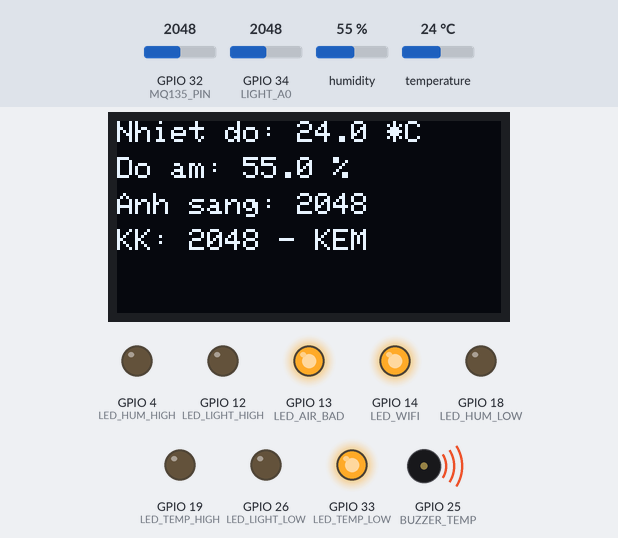
Bench run of a sketch on a simulated ESP32. Shown: 128×64 one-colour display, output pins drawn as LEDs (lit = HIGH), buzzer (waves = sounding, pin HIGH). The test bench sets the inputs (shaded band); at power-on: GPIO 32 (MQ135_PIN) = 2048, humidity 55 %, GPIO 34 (LIGHT_A0) = 2048, temperature 24 °C. WiFi joins after 1.5 s; servers stay silent unless stated; what the sketch prints to the serial monitor is not drawn.

Above: at 4.2 s.
4.3 s: GPIO 32 (MQ135_PIN) set to 868
At 6.4 s:
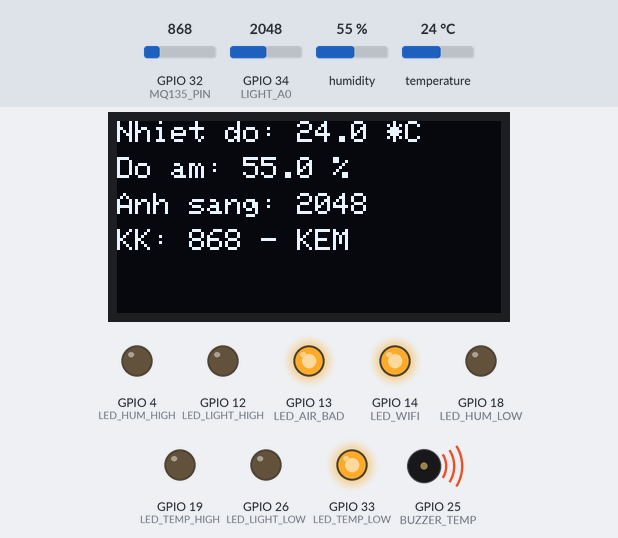
7.0 s: GPIO 32 (MQ135_PIN) set to 754
At 8.8 s:
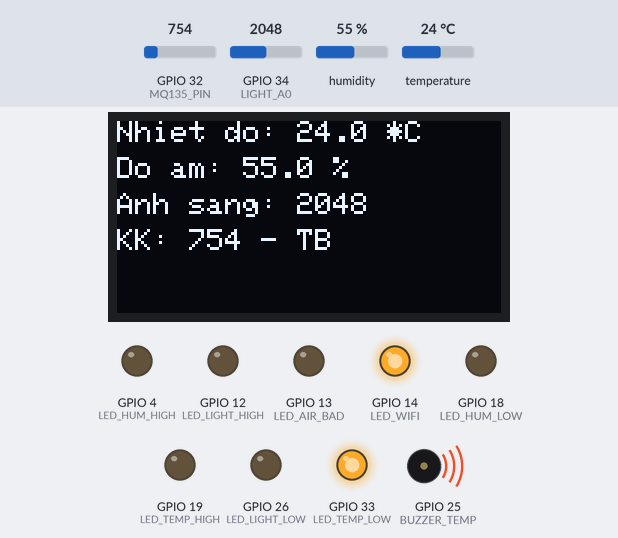
9.1 s: GPIO 32 (MQ135_PIN) set to 325
At 10.7 s:
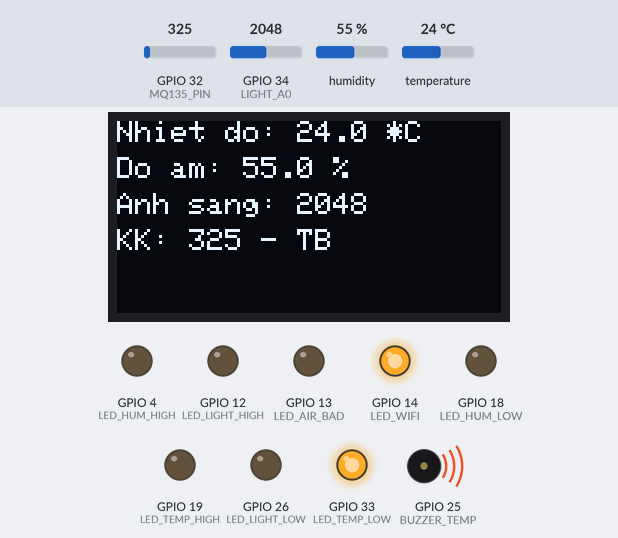
11.0 s: GPIO 32 (MQ135_PIN) set to 282
At 11.9 s:
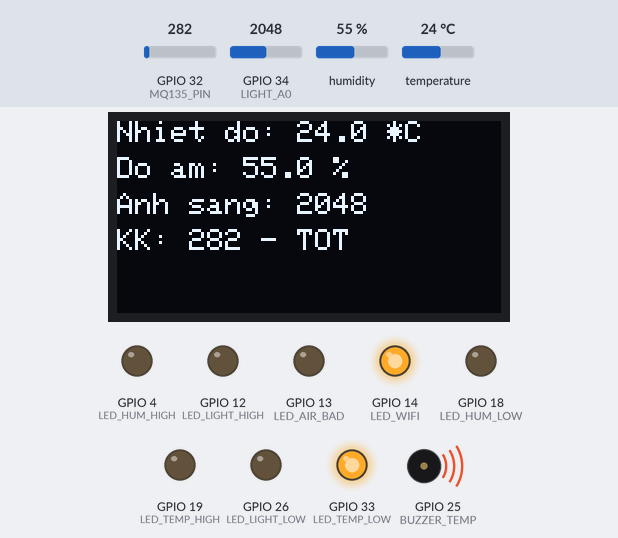
13.1 s: humidity set to 47 %
At 16.1 s:
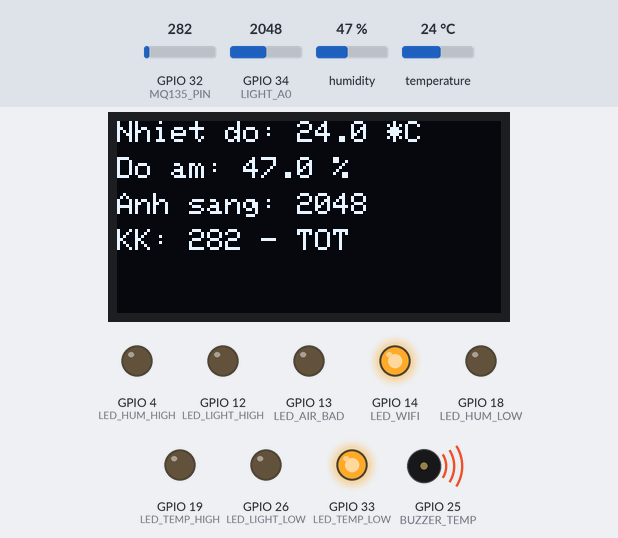
17.1 s: humidity set to 43 %
At 20.3 s:
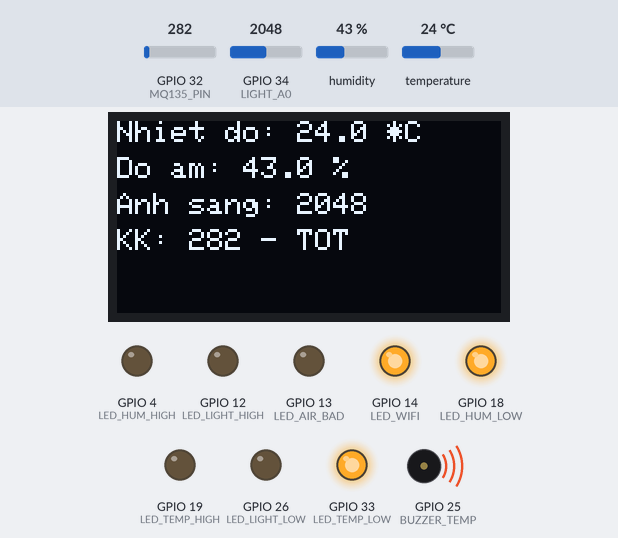
Timing chart, 0 to 21.8 s (numbered marks = the images above; inputs shaded):
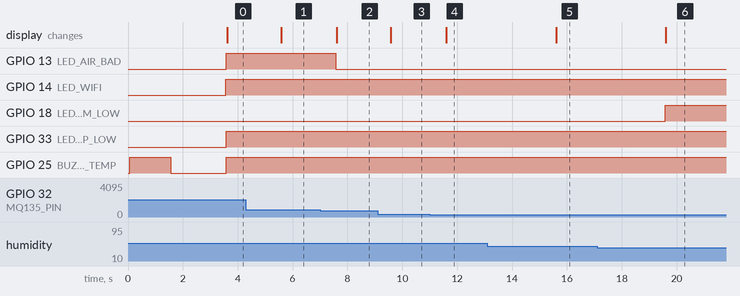

Measured:
- the behaviour switches between 800 and 799 on GPIO 32 (MQ135_PIN) (found by bisection; images 1 and 2)
- the behaviour switches between 300 and 299 on GPIO 32 (MQ135_PIN) (found by bisection; images 3 and 4)
- the behaviour switches between 45 and 44 % on humidity (found by bisection; images 5 and 6)
- after the input at 4.3 s, the display: changes after 1.3 s (image 1)
- after the input at 7.0 s, GPIO 13 (LED_AIR_BAD): HIGH → LOW after 0.58 s; the display: changes after 0.61 s (image 2)
- after the input at 9.1 s, the display: changes after 0.49 s (image 3)
- after the input at 11.0 s, the display: changes after 0.61 s (image 4)
- after the input at 13.1 s, the display: changes after 2.5 s (image 5)
- after the input at 17.1 s, GPIO 18 (LED_HUM_LOW): LOW → HIGH after 2.5 s; the display: changes after 2.5 s (image 6)

The sketch:

sketch_jan3a.ino
```cpp
#define BLYNK_TEMPLATE_ID "TMPL6u8aoJ_YR"
#define BLYNK_TEMPLATE_NAME "ESP32 DHT11 Monitor"
#define BLYNK_AUTH_TOKEN "v4drlqDzd83izaa8XLmpQXhEzEhTo8E5"

#include <WiFi.h>
#include <WiFiClient.h>
#include <BlynkSimpleEsp32.h>
#include <Wire.h>
#include <Adafruit_GFX.h>
#include <Adafruit_SH110X.h>
#include "DHT.h"

// ================= WIFI =================
char ssid[] = "TP-Link_F7FD";
char pass[] = "60162324";

// ================= OLED =================
#define SCREEN_WIDTH 128
#define SCREEN_HEIGHT 64
#define OLED_RESET -1
#define SCREEN_ADDRESS 0x3C

// ================= DHT11 =================
#define DHTPIN 23
#define DHTTYPE DHT11

// ================= MQ-135 =================
#define MQ135_PIN 32
#define AIR_GOOD_MAX 300
#define AIR_WARN_MAX 800

// ================= NGƯỠNG =================
float TEMP_LOW_THRESHOLD  = 25.0;
float TEMP_HIGH_THRESHOLD = 27.0;
float HUM_LOW_THRESHOLD   = 45.0;
float HUM_HIGH_THRESHOLD  = 70.0;
int   LIGHT_LOW_THRESHOLD = 899;
int   LIGHT_HIGH_THRESHOLD = 3199;

// ================= LED =================
#define LED_TEMP_LOW    33
#define LED_TEMP_HIGH   19
#define LED_HUM_LOW     18
#define LED_HUM_HIGH     4
#define LED_LIGHT_LOW   26
#define LED_LIGHT_HIGH  12
#define LED_WIFI        14
#define LED_AIR_BAD     13  // LED sáng khi không khí KÉM

// ================= BUZZER =================
#define BUZZER_TEMP 25

// ================= ÁNH SÁNG =================
#define LIGHT_D0 27
#define LIGHT_A0 34

// ================= OBJECT =================
DHT dht(DHTPIN, DHTTYPE);
Adafruit_SH1106G display(SCREEN_WIDTH, SCREEN_HEIGHT, &Wire, OLED_RESET);
BlynkTimer timer;

// ================= BIẾN =================
String airStatus = "TOT";
bool airBad = false;

// Flag để tránh spam event (gửi chỉ 1 lần khi vượt ngưỡng)
bool notifiedTempHigh = false;
bool notifiedTempLow  = false;
bool notifiedHumHigh  = false;
bool notifiedHumLow   = false;
bool notifiedLightHigh = false;
bool notifiedLightLow  = false;
bool notifiedAirBad   = false;

// ======================================================
void setup() {
  Serial.begin(115200);

  // LED
  pinMode(LED_TEMP_LOW, OUTPUT);
  pinMode(LED_TEMP_HIGH, OUTPUT);
  pinMode(LED_HUM_LOW, OUTPUT);
  pinMode(LED_HUM_HIGH, OUTPUT);
  pinMode(LED_LIGHT_LOW, OUTPUT);
  pinMode(LED_LIGHT_HIGH, OUTPUT);
  pinMode(LED_WIFI, OUTPUT);
  pinMode(LED_AIR_BAD, OUTPUT);

  // Buzzer
  pinMode(BUZZER_TEMP, OUTPUT);
  digitalWrite(BUZZER_TEMP, LOW);

  // Sensors
  pinMode(LIGHT_D0, INPUT);
  pinMode(LIGHT_A0, INPUT);
  pinMode(MQ135_PIN, INPUT);

  // WiFi + Blynk
  WiFi.begin(ssid, pass);
  Blynk.config(BLYNK_AUTH_TOKEN);

  // DHT + OLED
  dht.begin();
  Wire.begin(21, 22);

  if (!display.begin(SCREEN_ADDRESS, true)) {
    Serial.println("LOI OLED!");
    while (1);
  }

  display.clearDisplay();
  display.setTextSize(1);
  display.setTextColor(SH110X_WHITE);
  display.setCursor(0, 0);
  display.println("Khoi dong he thong...");
  display.display();

  // Test buzzer
  digitalWrite(BUZZER_TEMP, HIGH);
  delay(1500);
  digitalWrite(BUZZER_TEMP, LOW);

  timer.setInterval(2000L, readAndSendSensors);
}

// ======================================================
void readAndSendSensors() {
  digitalWrite(LED_WIFI, WiFi.status() == WL_CONNECTED);

  float h = dht.readHumidity();
  float t = dht.readTemperature();
  int lightA = analogRead(LIGHT_A0);
  int airADC = analogRead(MQ135_PIN);

  if (isnan(h) || isnan(t)) {
    Serial.println("LOI DHT11");
    return;
  }

  // ===== TRẠNG THÁI =====
  bool tempLow   = t < TEMP_LOW_THRESHOLD;
  bool tempHigh  = t > TEMP_HIGH_THRESHOLD;
  bool humLow    = h < HUM_LOW_THRESHOLD;
  bool humHigh   = h > HUM_HIGH_THRESHOLD;
  bool lightLow  = lightA < LIGHT_LOW_THRESHOLD;
  bool lightHigh = lightA > LIGHT_HIGH_THRESHOLD;

  if (airADC < AIR_GOOD_MAX) {
    airStatus = "TOT";
    airBad = false;
  } else if (airADC < AIR_WARN_MAX) {
    airStatus = "TB";
    airBad = false;
  } else {
    airStatus = "KEM";
    airBad = true;
  }

  // ===== ĐIỀU KHIỂN LED & BUZZER (giữ nguyên) =====
  digitalWrite(LED_TEMP_LOW, tempLow);
  digitalWrite(LED_TEMP_HIGH, tempHigh);
  digitalWrite(LED_HUM_LOW, humLow);
  digitalWrite(LED_HUM_HIGH, humHigh);
  digitalWrite(LED_LIGHT_LOW, lightLow);
  digitalWrite(LED_LIGHT_HIGH, lightHigh);
  digitalWrite(LED_AIR_BAD, airBad);
  digitalWrite(BUZZER_TEMP, tempLow || tempHigh);

  // ===== TRIGGER EVENTS (chỉ gửi khi vượt ngưỡng và chưa notify) =====
  if (tempHigh && !notifiedTempHigh) {
    Blynk.logEvent("canh_bao_high_temp", "Nhiệt độ cao: " + String(t, 1) + "°C");
    notifiedTempHigh = true;
  } else if (!tempHigh) {
    notifiedTempHigh = false;
  }

  if (tempLow && !notifiedTempLow) {
    Blynk.logEvent("canh_bao_low_temp", "Nhiệt độ thấp: " + String(t, 1) + "°C");  // Nếu bạn tạo event này
    notifiedTempLow = true;
  } else if (!tempLow) {
    notifiedTempLow = false;
  }

  if (humHigh && !notifiedHumHigh) {
    Blynk.logEvent("canh_bao_high_hum", "Độ ẩm cao: " + String(h, 1) + "%");
    notifiedHumHigh = true;
  } else if (!humHigh) {
    notifiedHumHigh = false;
  }

  if (humLow && !notifiedHumLow) {
    Blynk.logEvent("canh_bao_low_hum", "Độ ẩm thấp: " + String(h, 1) + "%");  // Nếu bạn tạo event low hum
    notifiedHumLow = true;
  } else if (!humLow) {
    notifiedHumLow = false;
  }

  if (lightHigh && !notifiedLightHigh) {
    Blynk.logEvent("canh_bao_high_light", "Ánh sáng cao: " + String(lightA));
    notifiedLightHigh = true;
  } else if (!lightHigh) {
    notifiedLightHigh = false;
  }

  if (lightLow && !notifiedLightLow) {
    Blynk.logEvent("canh_bao_low_light", "Ánh sáng thấp: " + String(lightA));
    notifiedLightLow = true;
  } else if (!lightLow) {
    notifiedLightLow = false;
  }

  if (airBad && !notifiedAirBad) {
    Blynk.logEvent("canh_bao_khongkhi_kem", "Không khí kém: " + String(airADC) + " (KEM)");
    notifiedAirBad = true;
  } else if (!airBad) {
    notifiedAirBad = false;
  }

  // ===== GỬI LÊN BLYNK (giữ nguyên) =====
  Blynk.virtualWrite(V0, t);           // NHIETDO - Double
  Blynk.virtualWrite(V1, h);           // DOAM - Double
  Blynk.virtualWrite(V2, lightA);      // LIGHT_A0 - Integer
  Blynk.virtualWrite(V3, airADC);      // AIR_ADC - Integer
  Blynk.virtualWrite(V4, tempLow ? 1 : 0);   // LED_TEMP_LOW
  Blynk.virtualWrite(V5, tempHigh ? 1 : 0);  // LED_TEMP_HIGH
  Blynk.virtualWrite(V6, humLow ? 1 : 0);    // LED_HUM_LOW
  Blynk.virtualWrite(V7, humHigh ? 1 : 0);   // LED_HUM_HIGH
  Blynk.virtualWrite(V8, lightLow ? 1 : 0);  // LED_LIGHT_LOW
  Blynk.virtualWrite(V9, lightHigh ? 1 : 0); // LED_LIGHT_HIGH
  Blynk.virtualWrite(V10, airBad ? 1 : 0);   // LED_KK_KEM

  // ===== OLED (giữ nguyên) =====
  display.clearDisplay();
  display.setTextSize(1);
  display.setTextColor(SH110X_WHITE);

  display.setCursor(0, 0);
  display.print("Nhiet do: ");
  display.print(t, 1);
  display.println(" *C");

  display.setCursor(0, 12);
  display.print("Do am: ");
  display.print(h, 1);
  display.println(" %");

  display.setCursor(0, 24);
  display.print("Anh sang: ");
  display.println(lightA);

  display.setCursor(0, 36);
  display.print("KK: ");
  display.print(airADC);
  display.print(" - ");
  display.println(airStatus);

  display.display();

  // ===== SERIAL (giữ nguyên) =====
  Serial.print("T=");
  Serial.print(t);
  Serial.print(" H=");
  Serial.print(h);
  Serial.print(" Light=");
  Serial.print(lightA);
  Serial.print(" Air=");
  Serial.print(airADC);
  Serial.print(" (");
  Serial.print(airStatus);
  Serial.println(")");
}

// ======================================================
void loop() {
  Blynk.run();
  timer.run();
}
```
